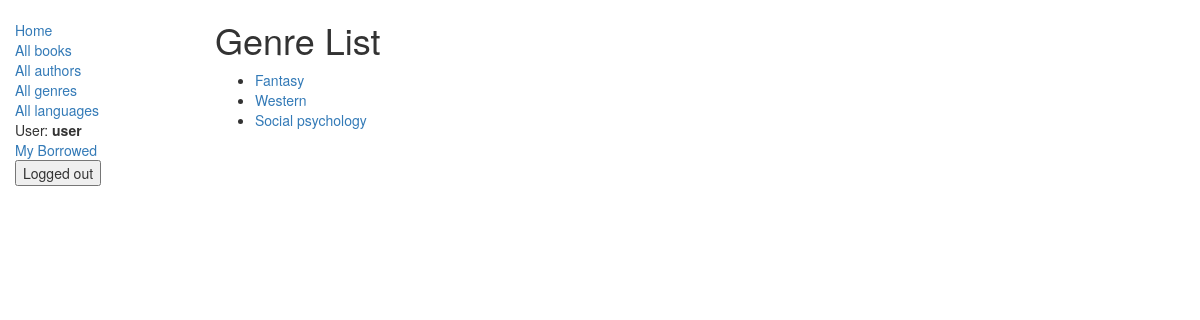
Page /catalog/genres/ (signed in) on the earlier database version.
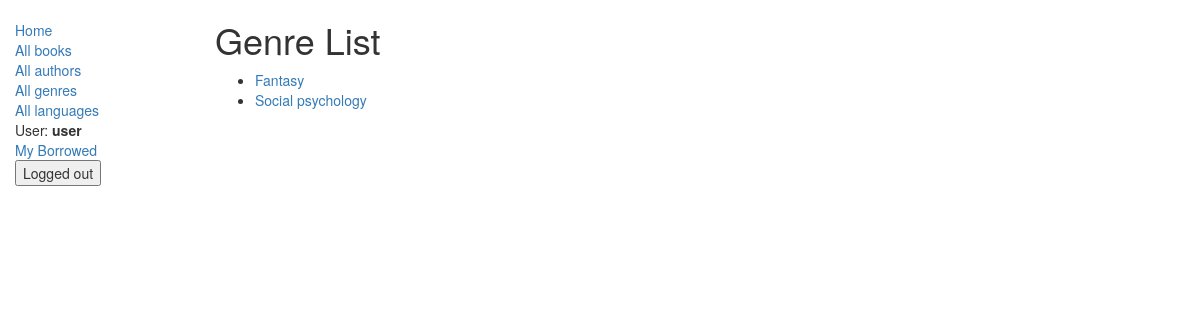
Same page on the later database version.
### catalog/models.py (models this page shows, shortened)
class Genre(models.Model):
    name = models.CharField(max_length=100)
    def get_absolute_url(self):
        return reverse('genre_detail', args=[str(self.id)])

### catalog/views.py (the view)
class GenreListView(LoginRequiredMixin, generic.ListView):
    model = Genre
    paginate_by = 10
    def get_queryset(self):
        return Genre.objects.all()[:5]
    template_name = 'genres/genre_list.html'

### catalog/templates/genres/genre_list.html
{% extends "base_generic.html" %}
{% block content %}
    <h1>Genre List</h1>
    {% if genre_list %}
    <ul>
      {% for genre in genre_list %}
      <li>
        <a href="{{ genre.get_absolute_url }}">{{ genre.name }}</a>
      </li>
      {% endfor %}
    </ul>
    {% else %}
      <p>There are no genres in the library.</p>
    {% endif %}
{% endblock %}

Differences in the rows shown:
removed Genre: name "Western"
